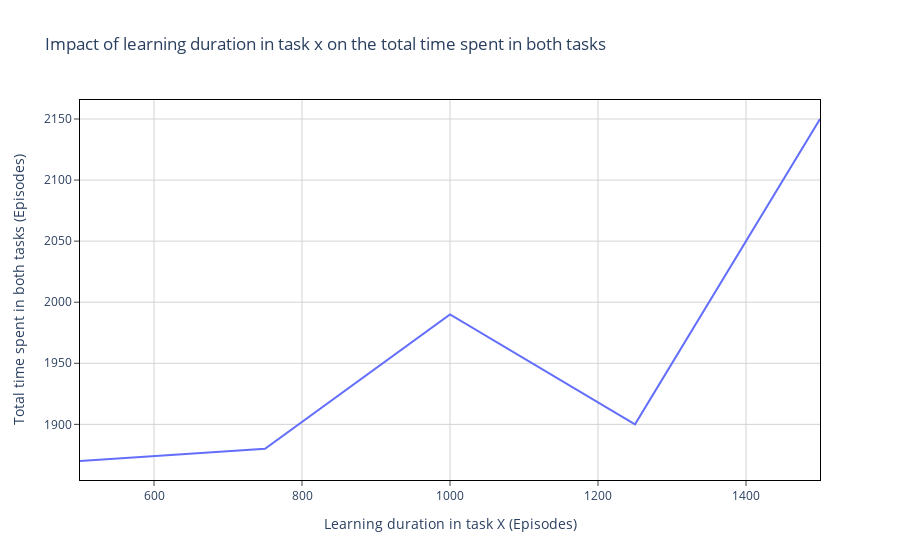

Notebook cell for this chart:
### Markdown cell above
#### time domain for x: `episodes` vs time domain for y: `episodes`

### Code cell
visualizations.plot_time_impact(task_runs_x=task_runs_x, task_runs_y=task_runs_y, time_domain_x="episodes", time_domain_y="as_x", show=True)

### Figure 1 — Plotly figure (JSON) as saved in the notebook; plotly's stock layout.template omitted (floating-point values rounded to 4 significant figures)
{"data": [{"mode": "lines", "type": "scatter", "x": [500, 750, 1000, 1250, 1500], "y": [1870, 1880, 1990, 1900, 2150]}], "layout": {"plot_bgcolor": "white", "title": {"text": "Impact of learning duration in task x on the total time spent in both tasks"}, "xaxis": {"gridcolor": "lightgrey", "linecolor": "black", "mirror": true, "showline": true, "ticks": "outside", "title": {"text": "Learning duration in task X (Episodes)"}}, "yaxis": {"gridcolor": "lightgrey", "linecolor": "black", "mirror": true, "showline": true, "ticks": "outside", "title": {"text": "Total time spent in both tasks (Episodes)"}}}}
